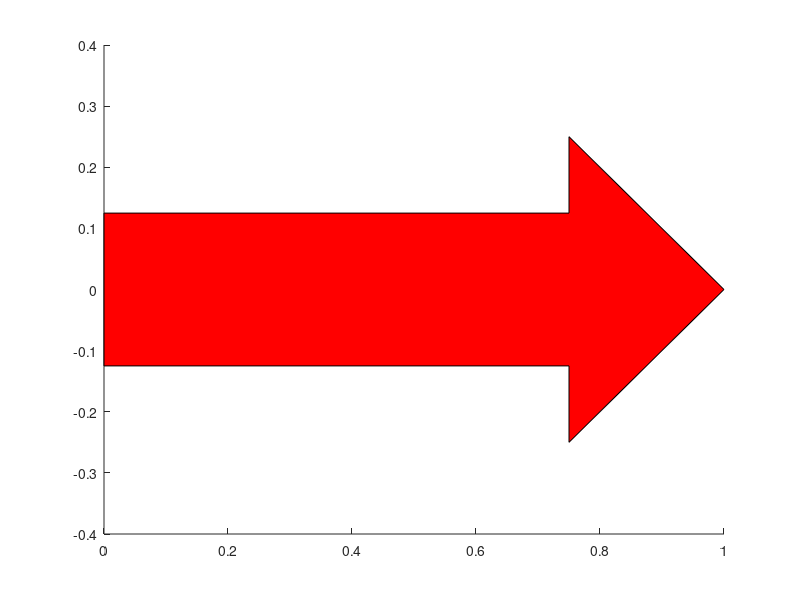

Write MATLAB code to recreate this figure.
function HDL = wtbarrow(option,varargin)
%WTBARROW Create Arrows.
%
%  example:
%       hdl = wtbarrow('create');
%       set(gca,'XLim',[0,1],'YLim',[0,1]);
%       pause
%       hdl = wtbarrow('create','Rotation',pi/2,'Scale',[0.5 0.5],'Color','b');
%       set(gca,'XLim',[-2,2],'YLim',[-2,2]);
%       pause
%       hdl = wtbarrow('create','Translate',[1,0],'Rotation',pi/4,'Scale',[0.5 0.5],'Color','y');

%   M. Misiti, Y. Misiti, G. Oppenheim, J.M. Poggi 10-Feb-2003.
%   Last Revision: 20-Jul-2010.
%   Copyright 1995-2010 The MathWorks, Inc.
%   $Revision: 1.1.6.5 $  $Date: 2010/08/11 14:38:08 $

if nargin<1 , option = 'create'; end

% Defaults.
%------------
sca = ones(1,2);        
rot = 0;
tra = zeros(1,2);  

nbarg  = length(varargin);
switch option
    case {'create','createBIS','createTER'}
        % ------------------------------------------
        % Arrow construction.
        % ------------------------------------------
        %          x             H = HArrow
        %     <------------> <------->
        %                    =             ^
        %                    ===           |  W = WArrow
        %                    ====          v
        %     ====================      ^
        %     ======================    |
        %     ========================  |  2*E
        %     ======================    |
        %     ====================      v
        %                    ====
        %                    ===
        %                    =
        % ALFA is the angle of the arrow head
        % or W = WArrow.
        % Z = E + W;
        % ------------------------------------------
        
        % defaults.
        %----------
        axe = gca;
        vis = 'On';
        col = [1 0 0]; 
       %-------------
        alf = pi/4;
        W   = NaN;
        xP1 = 3/4;
        H   = 1/4;
        E   = 1/8;
        %-----------
        xP2 = 2*xP1;
        %------------          
        for k = 1:2:nbarg
            argType = varargin{k};
            argVal  = varargin{k+1};
            argType = lower(argType(1:3));
            switch argType
                case 'axe' , axe = argVal;
                case 'vis' , vis = argVal;
                case 'col' , col = argVal; 
                %------------------------
                case 'alf' , alf = argVal;
                case 'xp1' , xP1 = argVal;
                case 'xp2' , xP2 = argVal;    
                case 'har' , H   = argVal;
                case 'war' , W   = argVal;                    
                case 'wid' , E   = argVal;
                case 'hy1'  ,HY1 = argVal;
                %------------------------       
                case 'sca' , sca = argVal;        
                case 'rot' , rot = argVal;
                case 'tra' , tra = argVal;
            end
        end
        if isnan(W)
            Z =  tan(alf)*H;
            W = max(Z-E,0);
        end
        Z  = E + W;
        switch option
            case 'create'
                ArrowData = [...
                  0  xP1  xP1 xP1+H xP1 xP1 0  0; ...
                 -E  -E   -Z     0   Z   E  E -E ...
                    ];
            case 'createBIS'
                V  = HY1-H;
                y1 = -(E+HY1);
                y2 = y1+V;
                Xd = [0 2*E  2*E  xP1-E  xP1-E  xP1+E  xP1+E  xP2-E  xP2-E  xP2-Z  xP2   xP2+E+W  xP2+E  xP2+E  0   0];
                Yd = [y1 y1  -E    -E     y1      y1     -E    -E     y2      y2    y1      y2      y1+V   E    E  y1];
                ArrowData = [Xd ; Yd];
                
            case 'createTER'
                V  = HY1-H;
                y1 = -(E+HY1);
                y2 = y1+V;
                Xd = [0 2*E  2*E  xP1-E  xP1-E  xP1+E  xP1+E  xP2-E  xP2-E  xP2-Z  xP2   xP2+E+W  xP2+E  xP2+E  0   0];
                Yd = [y1 y1  -E    -E     y1      y1     -E    -E     y2      y2    y1      y2      y1+V   E    E  y1];
                N = 10;
                xx = linspace(2*E,xP1-E,N);
                t  = linspace(0,1,10);
                yy = y1 +  HY1*4*t.*(1-t);
                Xd = [Xd(1:2) xx Xd(5:end)];
                Yd = [Yd(1:2) yy Yd(5:end)];
                ArrowData = [Xd ; Yd];
              
        end
        %-------------------------------------------
        if ~(isequal(sca,ones(2,1)) || isequal(sca,ones(1,2)))
            MSca = [sca(1) 0 ; 0 sca(2)];
            ArrowData = MSca*ArrowData;
        end
        if ~isequal(rot,0)
            MRot = [cos(rot) sin(rot) ; -sin(rot) cos(rot)];
            ArrowData = MRot*ArrowData;
        end
        if ~(isequal(tra,zeros(2,1)) || isequal(tra,zeros(1,2)))
            VTra = [tra(1) ; tra(2)]; 
            ArrowData = ArrowData + VTra(:,ones(1,size(ArrowData,2)));
        end
        HDL = patch( ...
            'Parent',axe,...
            'XData',ArrowData(1,:),'YData',ArrowData(2,:),...
            'FaceColor',col,'Visible',vis);

    case {'special_1'}       
        % defaults.
        %----------
        axe = gca;
        vis = 'On';
        col = [1 0 0]; 
        %-------------
        alf = pi/4;
        W   = NaN;
        H   = 1/4;
        E   = 1/8;
        %-----------
        Xd = [1 2 3];
        Yd = [1 2 3];
        %------------          
        for k = 1:2:nbarg
            argType = varargin{k};
            argVal  = varargin{k+1};
            Large = min([3,length(argType)]);
            argType = lower(argType(1:Large));
            switch argType
                case 'axe' , axe = argVal;
                case 'vis' , vis = argVal;
                case 'col' , col = argVal; 
                %------------------------
                case 'xva' , Xd  = argVal;
                case 'yva' , Yd  = argVal;    
                case 'alf' , alf = argVal;
                case 'har' , H   = argVal;
                case 'war' , W   = argVal;                    
                case 'wid' , E   = argVal;
                %------------------------       
                case 'sca' , sca = argVal;        
                case 'rot' , rot = argVal;
                case 'tra' , tra = argVal;
            end
        end
        if isnan(W)
            Z =  tan(alf)*H;
            W = max(Z-E,0);
        end
        Ex = E;
        Ey = E;
        x1 = Xd(1); x2 = Xd(2); x3 = Xd(3);
        y1 = Yd(1); y2 = Yd(2); y3 = Yd(3);
        XY = zeros(2,20);
        XY(:,1)  = [x1-Ex ; y1];  
        XY(:,2)  = [x1+Ex ; y1]; 
        XY(:,3)  = [x1+Ex ; y2];  
        XY(:,4)  = [x2-Ex ; y2]; 
        XY(:,5)  = [x2-Ex ; y1];  
        XY(:,6)  = [x2+Ex ; y1]; 
        XY(:,7)  = [x2+Ex ; y2+2*Ey];
        XY(:,8)  = [(x1+x2)/2 + Ex ; y2+2*Ey]; 
        XY(:,9)  = [(x1+x2)/2 + Ex ; y3];
        XY(:,10) = [x3-Ex ; y3]; 
        XY(:,11) = [x3-Ex ; y1+H];
        XY(:,12) = [x3-Ex-W ; y1+H];
        XY(:,13) = [x3 ; y1];
        XY(:,14) = [x3+Ex+W ; y1+H];
        XY(:,15) = [x3+Ex ; y1+H];
        XY(:,16) = [x3+Ex ; y3+2*Ey];
        XY(:,17) = [(x1+x2)/2 - Ex ; y3+2*Ey];
        XY(:,18) = [(x1+x2)/2 - Ex ; y2+2*Ey];
        XY(:,19) = [x1-Ex ; y2+2*Ey];
        XY(:,20) = XY(:,1);
        %-------------------------------------------
        if ~(isequal(sca,ones(2,1)) || isequal(sca,ones(1,2)))
            MSca = [sca(1) 0 ; 0 sca(2)];
            XY = MSca*XY;
        end
        if ~isequal(rot,0)
            MRot = [cos(rot) sin(rot) ; -sin(rot) cos(rot)];
            XY = MRot*XY;
        end
        if ~(isequal(tra,zeros(2,1)) || isequal(tra,zeros(1,2)))
            VTra = [tra(1) ; tra(2)]; 
            XY = XY + VTra(:,ones(1,size(XY,2)));
        end
        HDL = patch( ...
            'Parent',axe,...
            'XData',XY(1,:),'YData',XY(2,:),...
            'FaceColor',col,'Visible',vis);
        
        
    case 'set'
        HDL = varargin{1};
        ArrowData = [get(HDL,'XData')' ; get(HDL,'YData')'];
        vis = get(HDL,'Visible');
        col = get(HDL,'FaceColor');
        for k = 2:2:nbarg
            argType = varargin{k};
            argVal  = varargin{k+1};
            argType = lower(argType(1:3));
            switch argType
                case 'vis' , vis = argVal;
                case 'col' , col = argVal; 
                case 'sca' , sca = argVal;        
                case 'rot' , rot = argVal;
                case 'tra' , tra = argVal;
            end
        end
        if ~(isequal(sca,ones(2,1)) || isequal(sca,ones(1,2)))
            MSca = [sca(1) 0 ; 0 sca(2)];
            ArrowData = MSca*ArrowData;
        end
        if ~isequal(rot,0)
            MRot = [cos(rot) sin(rot) ; -sin(rot) cos(rot)];
            ArrowData = MRot*ArrowData;
        end
        if ~(isequal(tra,zeros(2,1)) || isequal(tra,zeros(1,2)))
            VTra = [tra(1) ; tra(2)]; 
            ArrowData = ArrowData + VTra(:,ones(1,size(ArrowData,2)));
        end
        set(HDL, ...
            'XData',ArrowData(1,:),'YData',ArrowData(2,:), ...
            'FaceColor',col,'Visible',vis);
end

